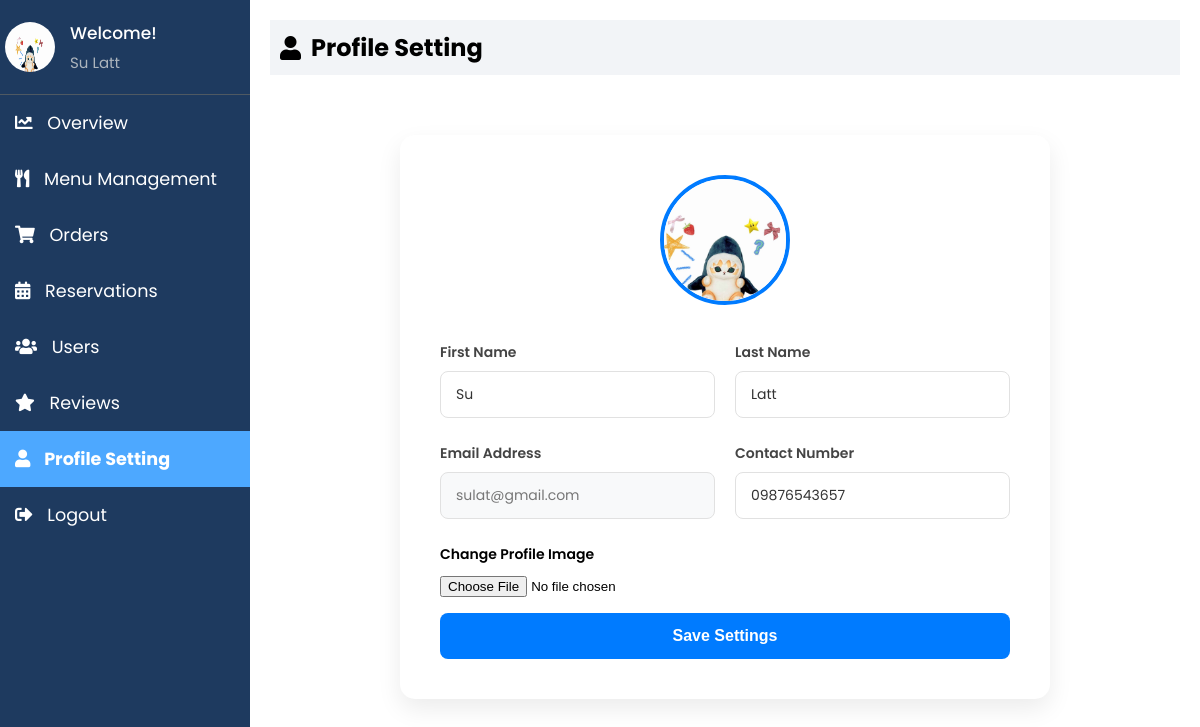
The app's page /Admin/profile.php (signed in) with its own data.
### tables this page shows
CREATE TABLE `users` (
  `user_id` int(11) NOT NULL,
  `email` varchar(255) NOT NULL,
  `firstName` varchar(255) NOT NULL,
  `lastName` varchar(255) NOT NULL,
  `contact` varchar(15) NOT NULL,
  `address` text DEFAULT NULL,
  `role` enum('Customer','Admin') DEFAULT 'Customer',
  `password` varchar(255) NOT NULL,
  `dateCreated` timestamp NULL DEFAULT current_timestamp(),
  `profile_image` varchar(255) DEFAULT NULL
);

### Admin/profile.php (the view, shortened to what this page needs)
<?php
$admin_email = $_SESSION['email'] ?? '';
include 'db_connection.php';
function getAdminInfo($email) {
    global $conn;
    $stmt = $conn->prepare("SELECT firstName, lastName, email, contact, profile_image FROM users WHERE email = ? AND role = 'Admin'");
    $stmt->bind_param("s", $email);
    $stmt->execute();
    $result = $stmt->get_result();
    $row = $result->fetch_assoc();
    return [
        'firstName' => $row['firstName'] ?? '',
        'lastName' => $row['lastName'] ?? '',
        'email' => $row['email'] ?? '',
        'contact' => $row['contact'] ?? '',
        'profile_image' => $row['profile_image'] ?? 'default.jpg'
    ];
}
$admin_info = getAdminInfo($admin_email);
?>
<!DOCTYPE html>
<html lang="en">
<head>
  <link rel="stylesheet" href="https://cdnjs.cloudflare.com/ajax/libs/font-awesome/5.15.3/css/all.min.css">
  <link rel="stylesheet" href="sidebar.css">
</head>
<body>
  <div class="sidebar">
    <div class="profile-section">
      <img src="../uploads/<?php echo htmlspecialchars($admin_info['profile_image']); ?>" alt="Profile Picture">
      <div class="info">
        <h3>Welcome!</h3>
        <p><?php echo htmlspecialchars($admin_info['firstName']) . ' ' . htmlspecialchars($admin_info['lastName']); ?></p>
      </div>
    </div>
    <ul>
      <li><a href="index.php"><i class="fas fa-chart-line"></i> Overview</a></li>
      <li><a href="admin_menu.php"><i class="fas fa-utensils"></i> Menu Management</a></li>
      <li><a href="admin_orders.php"><i class="fas fa-shopping-cart"></i> Orders</a></li>
      <li><a href="reservations.php"><i class="fas fa-calendar-alt"></i> Reservations</a></li>
      <li><a href="users.php"><i class="fas fa-users"></i> Users</a></li>
      <li><a href="reviews.php"><i class="fas fa-star"></i> Reviews</a></li>
      <li><a href="profile.php" class="active"><i class="fas fa-user"></i> Profile Setting</a></li>
      <li><a href="logout.php"><i class="fas fa-sign-out-alt"></i> Logout</a></li>
    </ul>
  </div>
  <div class="content">
    <div class="header">
      <h2><i class="fas fa-user"></i> Profile Setting</h2>
    </div>
    <div class="wrapper">
      <div class="container">
        <img src="../uploads/<?php echo htmlspecialchars($admin_info['profile_image']); ?>" alt="Profile" class="profile-image">
        <form action="profile.php" method="post" enctype="multipart/form-data">
          <div class="form-row">
            <div class="form-group">
              <label>First Name</label>
              <input type="text" name="firstName" value="<?php echo htmlspecialchars($admin_info['firstName']); ?>" required>
            </div>
            <div class="form-group">
              <label>Last Name</label>
              <input type="text" name="lastName" value="<?php echo htmlspecialchars($admin_info['lastName']); ?>" required>
            </div>
          </div>
          <div class="form-row">
            <div class="form-group">
              <label>Email Address</label>
              <input type="email" name="email" value="<?php echo htmlspecialchars($admin_info['email']); ?>" readonly>
            </div>
            <div class="form-group">
              <label>Contact Number</label>
              <input type="text" name="contact" value="<?php echo htmlspecialchars($admin_info['contact']); ?>" required>
            </div>
          </div>
          <div class="file-group">
            <label>Change Profile Image</label>
            <input type="file" name="profile_image" style="border:none; padding-left:0;">
          </div>
          <button type="submit" class="save-btn">Save Settings</button>
        </form>
      </div>
    </div>
  </div>
</body>
</html>

### Admin/sidebar.css (style rules this page uses)
* { margin: 0; padding: 0; box-sizing: border-box; }
body { background: #FFFFFF; font-family: "Poppins", sans-serif; display: flex; flex-direction: row; margin: 0; }
.sidebar { width: 250px; background-color: #1E3A5F; color: #FFFFFF; overflow: auto; position: relative; min-height: 100vh; font-size: 1.1rem }
.sidebar ul li a { display: block; padding: 15px; text-decoration: none; color: #FFFFFF; transition: background-color 0.3s; }
.sidebar ul li a.active { background-color:#4DA8FF; font-weight: bold; }
.sidebar ul li a i { margin-right: 10px; }
.sidebar ul { list-style-type: none; padding: 0; }
.content { flex: 1; padding: 20px; }
.header { padding: 10px; background-color: #F2F4F7; margin-bottom: 20px; display: flex; align-items: center; }
.header h2 { display: flex; align-items: center; }
.header h2 i { margin-right: 10px; }
.profile-section { padding: 20px 5px 20px 5px; display: flex; align-items: center; border-bottom: 1px solid #4f5962; }
.profile-section img { width: 50px; height: 50px; border-radius: 50%; margin-right: 15px; }
.profile-section .info { flex-grow: 1; }
.profile-section .info h3 { margin: 0; font-size: 17px; font-weight: 500; }
.profile-section .info p { margin: 5px 0 0; font-size: 15px; color: #adb5bd; }
.sidebar ul li a.active { font-weight: bold; }

### Admin/profile.php (style rules this page uses)
.wrapper { display: flex; justify-content: center; padding: 40px 20px; }
.container { background: #fff; padding: 40px; border-radius: 15px; box-shadow: 0 10px 25px rgba(0,0,0,0.08); width: 100%; max-width: 650px; text-align: center; }
.profile-image { width: 130px; height: 130px; border-radius: 50%; object-fit: cover; border: 4px solid #007bff; margin-bottom: 30px; }
.form-row { display: flex; gap: 20px; margin-bottom: 25px; }
.form-group { flex: 1; text-align: left; }
.form-group label { display: block; font-size: 14px; font-weight: 600; margin-bottom: 8px; color: #444; }
.form-group input { width: 100%; padding: 12px 15px; border: 1px solid #e1e1e1; border-radius: 8px; font-family: 'Poppins', sans-serif; font-size: 14px; color: #333; box-sizing: border-box; transition: 0.3s; }
.form-group input[readonly] { background-color: #f8f9fa; color: #777; }
.file-group { text-align: left; margin-top: 10px; }
.file-group label { display: block; font-size: 14px; font-weight: 600; margin-bottom: 8px; }
.save-btn { background-color: #007bff; color: white; border: none; padding: 14px; border-radius: 8px; cursor: pointer; font-weight: 600; width: 100%; font-size: 16px; margin-top: 15px; transition: 0.3s; }

### records on screen
users: profile_image (picture), firstName "Su", lastName "Latt", email "sulat@gmail.com", contact "09876543657"
